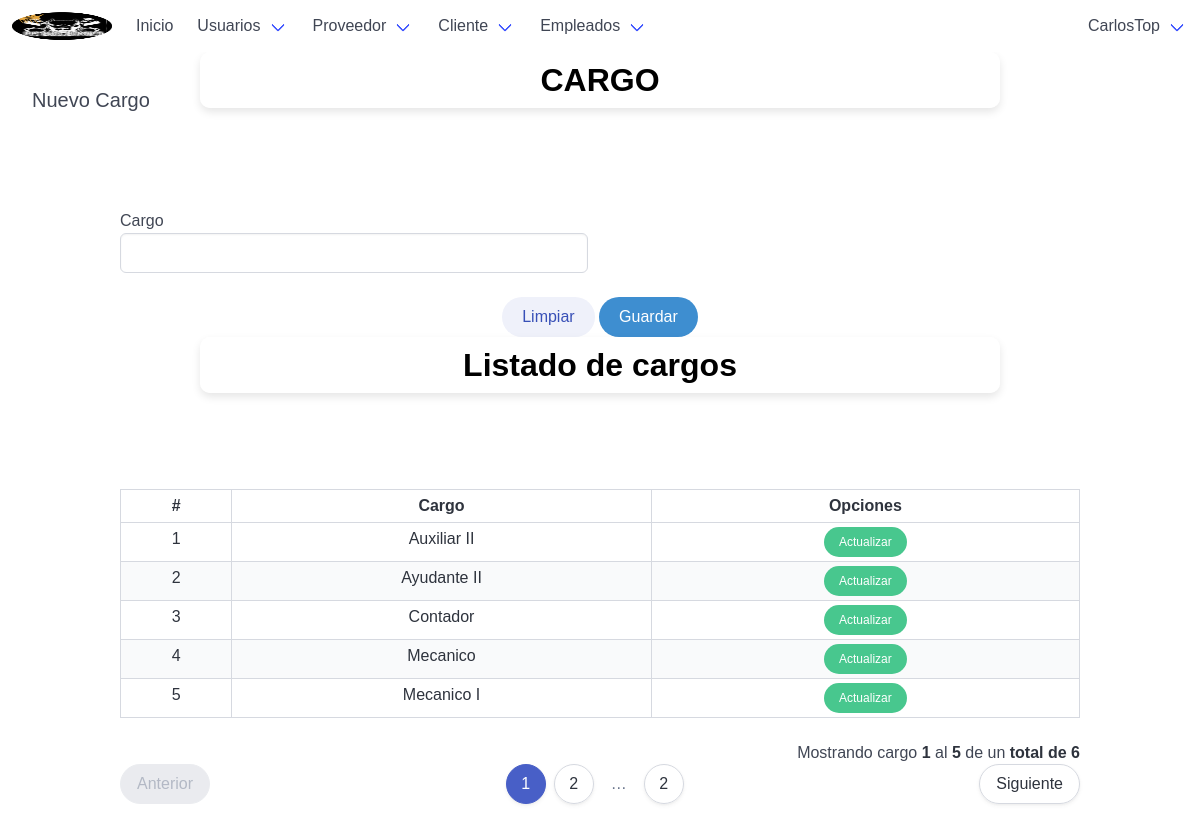
The page /postNew/ (signed in) on the database its author committed.
### tables this page shows
CREATE TABLE `cargos` (
  `id_cargos` int(11) NOT NULL,
  `tipo_cargo` varchar(50) NOT NULL
);

### app/controllers/postController.php (the view, shortened to what this page needs)
<?php
	class postController extends mainModel{
		public function listarPostControlador($pagina, $registros, $url, $busqueda) {
			$pagina = $this->limpiarCadena($pagina);
			$registros = $this->limpiarCadena($registros);
			$url = $this->limpiarCadena($url);
			$url = APP_URL . $url . "/";
			$busqueda = $this->limpiarCadena($busqueda);
			$tabla = "";
			$pagina = (isset($pagina) && $pagina > 0) ? (int)$pagina : 1;
			$inicio = ($pagina > 0) ? (($pagina * $registros) - $registros) : 0;
			if (isset($busqueda) && $busqueda != "") {
				$consulta_datos = "SELECT * FROM cargos WHERE (id_cargos LIKE '%$busqueda%' OR tipo_cargo LIKE '%$busqueda%') ORDER BY tipo_cargo ASC LIMIT $inicio, $registros";
				$consulta_total = "SELECT COUNT(id_cargos) FROM cargos WHERE (id_cargos LIKE '%$busqueda%' OR tipo_cargo LIKE '%$busqueda%')";
			} else {
				$consulta_datos = "SELECT * FROM cargos ORDER BY tipo_cargo ASC LIMIT $inicio, $registros";
				$consulta_total = "SELECT COUNT(id_cargos) FROM cargos";
			}
			$datos = $this->ejecutarConsulta($consulta_datos);
			$datos = $datos->fetchAll();
			$total = $this->ejecutarConsulta($consulta_total);
			$total = (int)$total->fetchColumn();
			$numeroPaginas = ceil($total / $registros);
			$tabla .= '
				<div class="table-container">
				<table class="table is-bordered is-striped is-narrow is-hoverable is-fullwidth">
					<thead>
						<tr>
							<th class="has-text-centered">#</th>
							<th class="has-text-centered">Cargo</th>
							<th class="has-text-centered" colspan="3">Opciones</th>
						</tr>
					</thead>
					<tbody>
			';
			if ($total >= 1 && $pagina <= $numeroPaginas) {
				$contador = $inicio + 1;
				$pag_inicio = $inicio + 1;
				foreach ($datos as $rows) {
					$tabla .= '
						<tr class="has-text-centered">
							<td>' . $contador . '</td>
							<td>' . $rows['tipo_cargo'] . '</td>
							<td>
								<a href="' . APP_URL . 'postUpdate/' . $rows['id_cargos'] . '/" class="button is-success is-rounded is-small">Actualizar</a>
							</td>
						</tr>
					';
					$contador++;
				}
				$pag_final = $contador - 1;
			}
			$tabla .= '</tbody></table></div>';
			if ($total >= 1 && $pagina <= $numeroPaginas) {
				$tabla .= '<p class="has-text-right">Mostrando cargo <strong>' . $pag_inicio . '</strong> al <strong>' . $pag_final . '</strong> de un <strong>total de ' . $total . '</strong></p>';
				$tabla .= $this->paginadorTablas($pagina, $numeroPaginas, $url, 10);
			}
			return $tabla;
		}
	}

### app/views/css/estilos.css (style rules this page uses)
body,html { height: 100%; width: 100%; }

### app/views/css/informationshop.css (style rules this page uses)
body { margin: 0; padding: 0; font-family: Arial, sans-serif; box-sizing: border-box; overflow-x: hidden; }
p, ul, li { font-size: 1em; line-height: 1.4; }

### rows shown on the page
cargos: tipo_cargo "Auxiliar II"
cargos: tipo_cargo "Ayudante II"
cargos: tipo_cargo "Contador"
cargos: tipo_cargo "Mecanico"
cargos: tipo_cargo "Mecanico I"

### other values the page prints
$_SESSION['usuario'] "CarlosTop"
$pag_inicio "1"
$pag_final "5"
$total "6"
$numeroPaginas "2"
